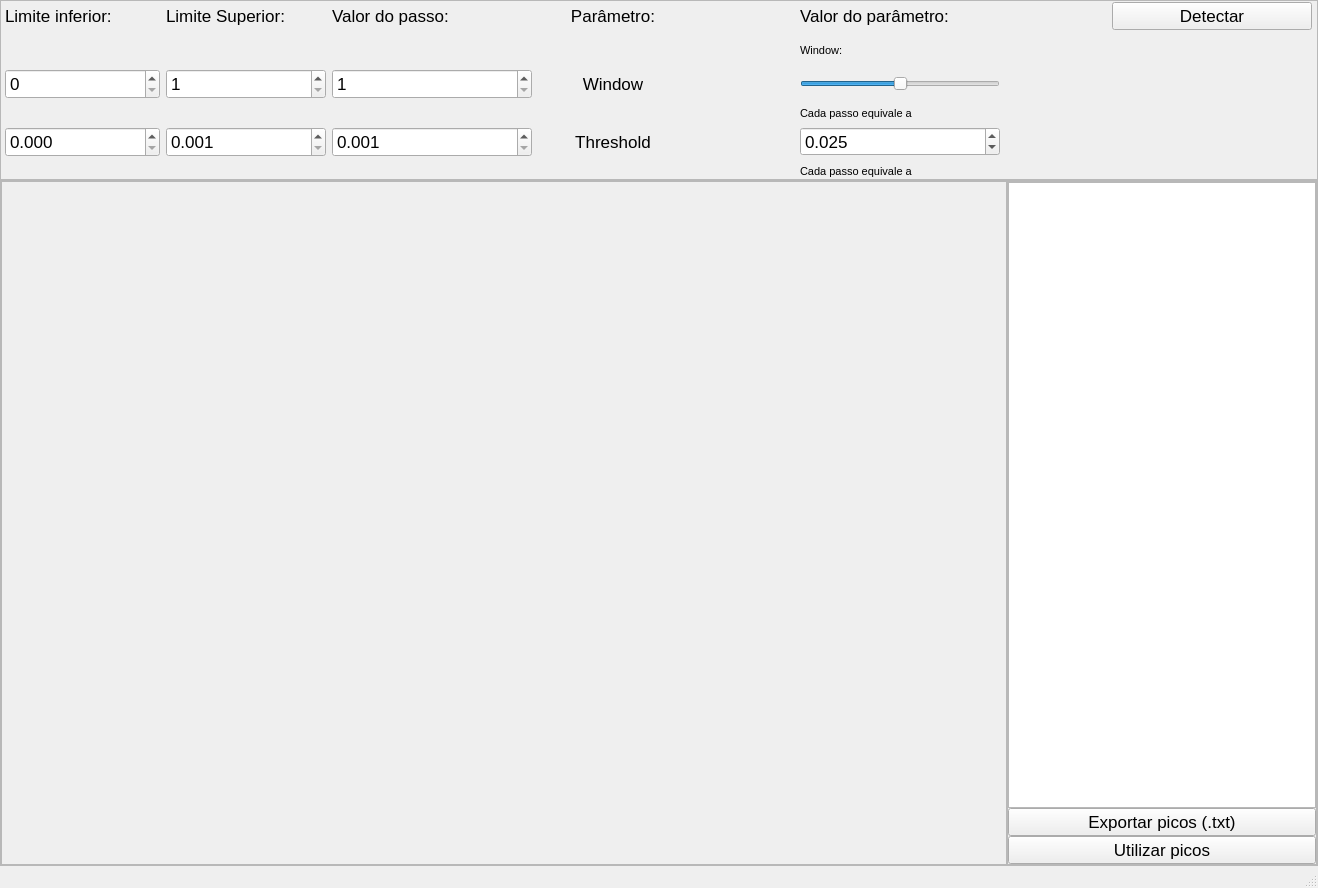
<?xml version="1.0" encoding="UTF-8"?>
<ui version="4.0">
 <class>MainWindow_detectorPicosComRuido</class>
 <widget class="QMainWindow" name="MainWindow_detectorPicosComRuido">
  <property name="geometry">
   <rect>
    <x>0</x>
    <y>0</y>
    <width>1318</width>
    <height>888</height>
   </rect>
  </property>
  <property name="minimumSize">
   <size>
    <width>1016</width>
    <height>850</height>
   </size>
  </property>
  <property name="windowTitle">
   <string>Detector de picos em padrão com ruído</string>
  </property>
  <widget class="QWidget" name="centralwidget">
   <layout class="QGridLayout" name="gridLayout_2">
    <property name="leftMargin">
     <number>0</number>
    </property>
    <property name="topMargin">
     <number>0</number>
    </property>
    <property name="rightMargin">
     <number>0</number>
    </property>
    <property name="bottomMargin">
     <number>0</number>
    </property>
    <property name="spacing">
     <number>0</number>
    </property>
    <item row="1" column="0">
     <widget class="QFrame" name="frame_containerGraficoTabela">
      <property name="frameShape">
       <enum>QFrame::StyledPanel</enum>
      </property>
      <property name="frameShadow">
       <enum>QFrame::Raised</enum>
      </property>
      <layout class="QGridLayout" name="gridLayout_3">
       <property name="leftMargin">
        <number>0</number>
       </property>
       <property name="topMargin">
        <number>0</number>
       </property>
       <property name="rightMargin">
        <number>0</number>
       </property>
       <property name="bottomMargin">
        <number>0</number>
       </property>
       <property name="spacing">
        <number>0</number>
       </property>
       <item row="0" column="0">
        <layout class="QGridLayout" name="gridLayout_GraficoTabela">
         <property name="spacing">
          <number>0</number>
         </property>
         <item row="0" column="0">
          <widget class="QFrame" name="frame_containerGrafico">
           <property name="toolTip">
            <string>Clique com o botão direito no gráfico em algum ângulo que deseja adicionar como pico</string>
           </property>
           <property name="styleSheet">
            <string notr="true"/>
           </property>
           <property name="frameShape">
            <enum>QFrame::StyledPanel</enum>
           </property>
           <property name="frameShadow">
            <enum>QFrame::Raised</enum>
           </property>
           <layout class="QGridLayout" name="gridLayout_5">
            <property name="leftMargin">
             <number>0</number>
            </property>
            <property name="topMargin">
             <number>0</number>
            </property>
            <property name="rightMargin">
             <number>0</number>
            </property>
            <property name="bottomMargin">
             <number>0</number>
            </property>
            <property name="spacing">
             <number>0</number>
            </property>
            <item row="0" column="0">
             <layout class="QGridLayout" name="gridLayout_Grafico">
              <property name="spacing">
               <number>0</number>
              </property>
             </layout>
            </item>
           </layout>
          </widget>
         </item>
         <item row="0" column="1">
          <widget class="QFrame" name="frame_containerTabela">
           <property name="minimumSize">
            <size>
             <width>310</width>
             <height>0</height>
            </size>
           </property>
           <property name="maximumSize">
            <size>
             <width>310</width>
             <height>16777215</height>
            </size>
           </property>
           <property name="styleSheet">
            <string notr="true"/>
           </property>
           <property name="frameShape">
            <enum>QFrame::StyledPanel</enum>
           </property>
           <property name="frameShadow">
            <enum>QFrame::Raised</enum>
           </property>
           <layout class="QVBoxLayout" name="verticalLayout_2">
            <property name="spacing">
             <number>0</number>
            </property>
            <property name="leftMargin">
             <number>0</number>
            </property>
            <property name="topMargin">
             <number>0</number>
            </property>
            <property name="rightMargin">
             <number>0</number>
            </property>
            <property name="bottomMargin">
             <number>0</number>
            </property>
            <item>
             <layout class="QVBoxLayout" name="verticalLayou_Tabela">
              <property name="spacing">
               <number>0</number>
              </property>
              <item>
               <widget class="QTableView" name="tableViewAngIntCaerus">
                <property name="font">
                 <font>
                  <pointsize>9</pointsize>
                 </font>
                </property>
                <property name="toolTip">
                 <string>Clique com o botão direito em algum ângulo para deletá-lo</string>
                </property>
               </widget>
              </item>
              <item>
               <widget class="QPushButton" name="pushButtonExportarPicosCaerus">
                <property name="font">
                 <font>
                  <pointsize>13</pointsize>
                 </font>
                </property>
                <property name="text">
                 <string>Exportar picos (.txt)</string>
                </property>
               </widget>
              </item>
              <item>
               <widget class="QPushButton" name="pushButton_UtilizarPicosCaerus">
                <property name="font">
                 <font>
                  <pointsize>13</pointsize>
                 </font>
                </property>
                <property name="text">
                 <string>Utilizar picos</string>
                </property>
               </widget>
              </item>
             </layout>
            </item>
           </layout>
          </widget>
         </item>
        </layout>
       </item>
      </layout>
     </widget>
    </item>
    <item row="0" column="0">
     <widget class="QFrame" name="frame_containerParametros">
      <property name="minimumSize">
       <size>
        <width>0</width>
        <height>180</height>
       </size>
      </property>
      <property name="maximumSize">
       <size>
        <width>16777215</width>
        <height>180</height>
       </size>
      </property>
      <property name="baseSize">
       <size>
        <width>0</width>
        <height>0</height>
       </size>
      </property>
      <property name="font">
       <font>
        <pointsize>13</pointsize>
       </font>
      </property>
      <property name="styleSheet">
       <string notr="true"/>
      </property>
      <property name="frameShape">
       <enum>QFrame::StyledPanel</enum>
      </property>
      <property name="frameShadow">
       <enum>QFrame::Raised</enum>
      </property>
      <layout class="QGridLayout" name="gridLayout_4">
       <property name="leftMargin">
        <number>0</number>
       </property>
       <property name="topMargin">
        <number>0</number>
       </property>
       <property name="rightMargin">
        <number>0</number>
       </property>
       <property name="bottomMargin">
        <number>0</number>
       </property>
       <item row="1" column="0">
        <layout class="QGridLayout" name="gridLayout">
         <item row="0" column="3">
          <widget class="QLabel" name="label_valorPassoCaerus">
           <property name="minimumSize">
            <size>
             <width>200</width>
             <height>30</height>
            </size>
           </property>
           <property name="maximumSize">
            <size>
             <width>200</width>
             <height>30</height>
            </size>
           </property>
           <property name="toolTip">
            <string>De quanto em quanto o slider horizontal irá variar</string>
           </property>
           <property name="text">
            <string>Valor do passo:</string>
           </property>
          </widget>
         </item>
         <item row="3" column="4">
          <widget class="QLabel" name="labelWindow">
           <property name="minimumSize">
            <size>
             <width>0</width>
             <height>30</height>
            </size>
           </property>
           <property name="maximumSize">
            <size>
             <width>16777215</width>
             <height>30</height>
            </size>
           </property>
           <property name="text">
            <string>Window</string>
           </property>
           <property name="alignment">
            <set>Qt::AlignCenter</set>
           </property>
          </widget>
         </item>
         <item row="5" column="6">
          <widget class="QDoubleSpinBox" name="doubleSpinBoxParametroThreshold">
           <property name="decimals">
            <number>3</number>
           </property>
           <property name="maximum">
            <double>1.000000000000000</double>
           </property>
           <property name="singleStep">
            <double>0.001000000000000</double>
           </property>
           <property name="value">
            <double>0.025000000000000</double>
           </property>
          </widget>
         </item>
         <item row="0" column="2">
          <widget class="QLabel" name="label_limiteSuperiorCaerus">
           <property name="minimumSize">
            <size>
             <width>160</width>
             <height>30</height>
            </size>
           </property>
           <property name="maximumSize">
            <size>
             <width>160</width>
             <height>30</height>
            </size>
           </property>
           <property name="toolTip">
            <string>O maior valor que o parâmetro escolhido pode atingir</string>
           </property>
           <property name="text">
            <string>Limite Superior:</string>
           </property>
          </widget>
         </item>
         <item row="0" column="6">
          <widget class="QLabel" name="label_valorParametroCaerus">
           <property name="minimumSize">
            <size>
             <width>200</width>
             <height>30</height>
            </size>
           </property>
           <property name="maximumSize">
            <size>
             <width>200</width>
             <height>30</height>
            </size>
           </property>
           <property name="toolTip">
            <string>Slider para variar o valor do parâmetro do método de detecção utilizado</string>
           </property>
           <property name="text">
            <string>Valor do parâmetro:</string>
           </property>
          </widget>
         </item>
         <item row="6" column="6">
          <widget class="QLabel" name="labelCadaPassoEquivaleParametroThreshold">
           <property name="minimumSize">
            <size>
             <width>0</width>
             <height>16</height>
            </size>
           </property>
           <property name="maximumSize">
            <size>
             <width>16777215</width>
             <height>16</height>
            </size>
           </property>
           <property name="font">
            <font>
             <pointsize>8</pointsize>
            </font>
           </property>
           <property name="text">
            <string>Cada passo equivale a</string>
           </property>
          </widget>
         </item>
         <item row="4" column="6">
          <widget class="QLabel" name="labelCadaPassoEquivaleParametroWindow">
           <property name="minimumSize">
            <size>
             <width>0</width>
             <height>16</height>
            </size>
           </property>
           <property name="maximumSize">
            <size>
             <width>16777215</width>
             <height>16</height>
            </size>
           </property>
           <property name="font">
            <font>
             <pointsize>8</pointsize>
            </font>
           </property>
           <property name="text">
            <string>Cada passo equivale a</string>
           </property>
           <property name="alignment">
            <set>Qt::AlignLeading|Qt::AlignLeft|Qt::AlignVCenter</set>
           </property>
          </widget>
         </item>
         <item row="5" column="8">
          <widget class="QLabel" name="labelLimiteSuperiorThreshold">
           <property name="minimumSize">
            <size>
             <width>100</width>
             <height>30</height>
            </size>
           </property>
           <property name="maximumSize">
            <size>
             <width>100</width>
             <height>30</height>
            </size>
           </property>
           <property name="font">
            <font>
             <pointsize>8</pointsize>
            </font>
           </property>
           <property name="text">
            <string/>
           </property>
          </widget>
         </item>
         <item row="5" column="5">
          <widget class="QLabel" name="labelLimiteInferiorThreshold">
           <property name="minimumSize">
            <size>
             <width>100</width>
             <height>30</height>
            </size>
           </property>
           <property name="maximumSize">
            <size>
             <width>100</width>
             <height>30</height>
            </size>
           </property>
           <property name="font">
            <font>
             <pointsize>8</pointsize>
            </font>
           </property>
           <property name="text">
            <string/>
           </property>
           <property name="alignment">
            <set>Qt::AlignRight|Qt::AlignTrailing|Qt::AlignVCenter</set>
           </property>
          </widget>
         </item>
         <item row="3" column="2">
          <widget class="QSpinBox" name="spinBox_LimiteSuperiorWindow">
           <property name="minimumSize">
            <size>
             <width>0</width>
             <height>30</height>
            </size>
           </property>
           <property name="maximumSize">
            <size>
             <width>16777215</width>
             <height>30</height>
            </size>
           </property>
           <property name="minimum">
            <number>1</number>
           </property>
           <property name="maximum">
            <number>1000000000</number>
           </property>
          </widget>
         </item>
         <item row="5" column="4">
          <widget class="QLabel" name="labelThreshold">
           <property name="minimumSize">
            <size>
             <width>0</width>
             <height>30</height>
            </size>
           </property>
           <property name="maximumSize">
            <size>
             <width>16777215</width>
             <height>30</height>
            </size>
           </property>
           <property name="text">
            <string>Threshold</string>
           </property>
           <property name="alignment">
            <set>Qt::AlignCenter</set>
           </property>
          </widget>
         </item>
         <item row="1" column="6">
          <widget class="QLabel" name="labelValorParametroWindow">
           <property name="minimumSize">
            <size>
             <width>0</width>
             <height>16</height>
            </size>
           </property>
           <property name="sizeIncrement">
            <size>
             <width>0</width>
             <height>16</height>
            </size>
           </property>
           <property name="font">
            <font>
             <pointsize>8</pointsize>
            </font>
           </property>
           <property name="text">
            <string>Window:</string>
           </property>
           <property name="alignment">
            <set>Qt::AlignLeading|Qt::AlignLeft|Qt::AlignVCenter</set>
           </property>
          </widget>
         </item>
         <item row="3" column="8">
          <widget class="QLabel" name="labelLimiteSuperiorWindow">
           <property name="minimumSize">
            <size>
             <width>100</width>
             <height>30</height>
            </size>
           </property>
           <property name="maximumSize">
            <size>
             <width>100</width>
             <height>30</height>
            </size>
           </property>
           <property name="font">
            <font>
             <pointsize>8</pointsize>
            </font>
           </property>
           <property name="text">
            <string/>
           </property>
          </widget>
         </item>
         <item row="0" column="1">
          <widget class="QLabel" name="label_limiteInferiorCaerus">
           <property name="minimumSize">
            <size>
             <width>155</width>
             <height>30</height>
            </size>
           </property>
           <property name="maximumSize">
            <size>
             <width>155</width>
             <height>30</height>
            </size>
           </property>
           <property name="toolTip">
            <string>O menor valor que o parâmetro escolhido pode atingir</string>
           </property>
           <property name="text">
            <string>Limite inferior:</string>
           </property>
          </widget>
         </item>
         <item row="3" column="6">
          <widget class="QSlider" name="horizontalSliderParametroWindow">
           <property name="minimumSize">
            <size>
             <width>200</width>
             <height>30</height>
            </size>
           </property>
           <property name="maximumSize">
            <size>
             <width>200</width>
             <height>30</height>
            </size>
           </property>
           <property name="toolTip">
            <string/>
           </property>
           <property name="value">
            <number>50</number>
           </property>
           <property name="orientation">
            <enum>Qt::Horizontal</enum>
           </property>
          </widget>
         </item>
         <item row="0" column="4">
          <widget class="QLabel" name="label_SelecionarParametro">
           <property name="minimumSize">
            <size>
             <width>150</width>
             <height>30</height>
            </size>
           </property>
           <property name="maximumSize">
            <size>
             <width>150</width>
             <height>30</height>
            </size>
           </property>
           <property name="font">
            <font>
             <pointsize>13</pointsize>
            </font>
           </property>
           <property name="toolTip">
            <string>A explicação do funcionamento dos parâmetros desse método está na documentação do programa</string>
           </property>
           <property name="text">
            <string>Parâmetro:</string>
           </property>
           <property name="alignment">
            <set>Qt::AlignCenter</set>
           </property>
          </widget>
         </item>
         <item row="5" column="2">
          <widget class="QDoubleSpinBox" name="doubleSpinBoxLimiteSuperiorThreshold">
           <property name="minimumSize">
            <size>
             <width>0</width>
             <height>30</height>
            </size>
           </property>
           <property name="maximumSize">
            <size>
             <width>16777215</width>
             <height>30</height>
            </size>
           </property>
           <property name="decimals">
            <number>3</number>
           </property>
           <property name="minimum">
            <double>0.001000000000000</double>
           </property>
           <property name="singleStep">
            <double>0.100000000000000</double>
           </property>
          </widget>
         </item>
         <item row="3" column="3">
          <widget class="QSpinBox" name="spinBoxValorPassoWindow">
           <property name="minimumSize">
            <size>
             <width>0</width>
             <height>30</height>
            </size>
           </property>
           <property name="maximumSize">
            <size>
             <width>16777215</width>
             <height>30</height>
            </size>
           </property>
           <property name="minimum">
            <number>1</number>
           </property>
           <property name="maximum">
            <number>1000000000</number>
           </property>
          </widget>
         </item>
         <item row="5" column="3">
          <widget class="QDoubleSpinBox" name="doubleSpinBoxValorPassoThreshold">
           <property name="minimumSize">
            <size>
             <width>0</width>
             <height>30</height>
            </size>
           </property>
           <property name="maximumSize">
            <size>
             <width>16777215</width>
             <height>30</height>
            </size>
           </property>
           <property name="decimals">
            <number>3</number>
           </property>
           <property name="minimum">
            <double>0.001000000000000</double>
           </property>
           <property name="singleStep">
            <double>0.001000000000000</double>
           </property>
          </widget>
         </item>
         <item row="3" column="1">
          <widget class="QSpinBox" name="spinBoxLimiteInferiorWindow">
           <property name="minimumSize">
            <size>
             <width>0</width>
             <height>30</height>
            </size>
           </property>
           <property name="maximumSize">
            <size>
             <width>16777215</width>
             <height>30</height>
            </size>
           </property>
           <property name="maximum">
            <number>1000000000</number>
           </property>
          </widget>
         </item>
         <item row="3" column="5">
          <widget class="QLabel" name="labelLimiteInferiorWindow">
           <property name="minimumSize">
            <size>
             <width>100</width>
             <height>30</height>
            </size>
           </property>
           <property name="maximumSize">
            <size>
             <width>100</width>
             <height>30</height>
            </size>
           </property>
           <property name="font">
            <font>
             <pointsize>8</pointsize>
            </font>
           </property>
           <property name="text">
            <string/>
           </property>
           <property name="alignment">
            <set>Qt::AlignRight|Qt::AlignTrailing|Qt::AlignVCenter</set>
           </property>
          </widget>
         </item>
         <item row="5" column="1">
          <widget class="QDoubleSpinBox" name="doubleSpinBoxLimiteInferiorThreshold">
           <property name="minimumSize">
            <size>
             <width>0</width>
             <height>30</height>
            </size>
           </property>
           <property name="maximumSize">
            <size>
             <width>16777215</width>
             <height>30</height>
            </size>
           </property>
           <property name="decimals">
            <number>3</number>
           </property>
           <property name="singleStep">
            <double>0.100000000000000</double>
           </property>
          </widget>
         </item>
         <item row="0" column="9">
          <widget class="QPushButton" name="pushButtonDetectar">
           <property name="minimumSize">
            <size>
             <width>200</width>
             <height>0</height>
            </size>
           </property>
           <property name="maximumSize">
            <size>
             <width>200</width>
             <height>16777215</height>
            </size>
           </property>
           <property name="text">
            <string>Detectar</string>
           </property>
          </widget>
         </item>
        </layout>
       </item>
      </layout>
     </widget>
    </item>
   </layout>
  </widget>
  <widget class="QMenuBar" name="menubar">
   <property name="geometry">
    <rect>
     <x>0</x>
     <y>0</y>
     <width>1318</width>
     <height>26</height>
    </rect>
   </property>
  </widget>
  <widget class="QStatusBar" name="statusbar"/>
 </widget>
 <resources/>
 <connections/>
</ui>
